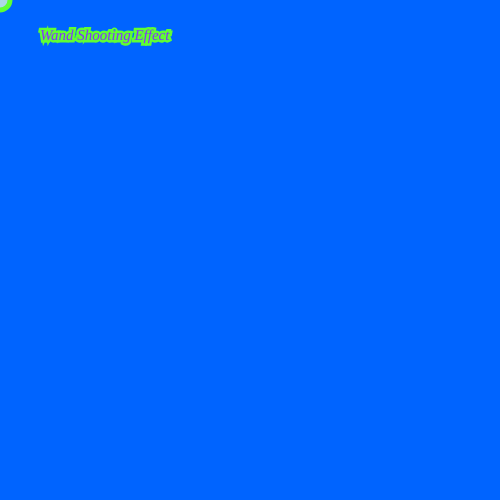
Frame 1 (no input)
Frame 60 (no input): identical to frame 1, image omitted
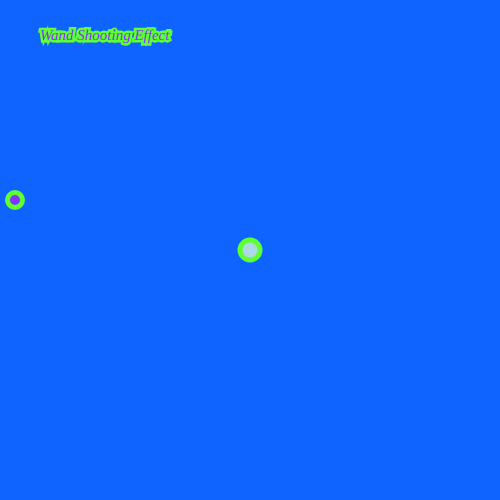
Frame 120 (the mouse pressed at the canvas centre since frame 60)

The p5.js sketch that drew these frames (run headless with seeded random() and noise() and a simulated clock; from frame 60 on, the mouse is pressed at the canvas centre):

// p5.js sketch
// ── sketch.js
var phil = 0;

function setup() {
  createCanvas(500, 500);
}

function draw() {
  background(phil, 100, 700);
  fill("#add8e6"); //Background Color
  stroke("#5EFF33"); //Stroke color
  strokeWeight(5);
  ellipse(mouseX, mouseY, 20, 20);
  fill("#8333FF");
  ellipse(phil, 200, phil, phil);

  textSize(15);
  textFont("Georgia");
  textStyle(ITALIC);
  textAlign(LEFT);
  text("Wand Shooting Effect", 40, 40);
}

function mousePressed() {
  if (phil > 400) {
    phil = 20;
  } else {
    phil = phil + 15;
  }

}
// ── abilities.html
<!DOCTYPE html>
<html>
<head>
	<title>The Abilities Of JarretBlaze</title>
	<link rel="stylesheet" type="text/css" href="styles2.css">
</head>
<body>
	<h1>The Abilities Of JarretBlaze</h1>
	<p>He has the power to make you hallucinate, he uses this power to get out of certain situations or when he's in danger. He can also use it to have others fight for him if needed.</p>
	<img src="ability.jpeg" width="400px"> <script type="text/javascript" src="path-to-sketch.js" width="400px"></script>
	<a href="https://search.creativecommons.org/photos/bf130d2d-c44b-4bf1-be59-1c7f7d2e17ba">"Hallucinations" by Sprengben is licensed under CC BY-NC-SA 2.0</a>
	<ul>
	<li><a href="index.html">About(Home)</a></li>
	<li><a href="sounds.html">The Sounds Of The Forest</a></li>
	<li><a href="habitat.html">The Habitat Of JarretBlaze</a></li>
	<li><a href="personality.html">Personality Of JarretBlaze</a></li>
	<li><a href="final.html">Stop Motion Animated Short</a></li>

</ul>
</body>
</html>
// ── final.html
<!DOCTYPE html>
<html>
<head>
	<title>Jarret Hall Final Project(Final)</title>
	<link rel="stylesheet" type="text/css" href="styles6.css">
</head>
<body>
	<h1>Animated Short Using Stop Motion</h1>
	<p>This is a animated short showing my character using his skills to put of a fire. All animations were done in Stop Motion.</p>
		<iframe width="560" height="315" src="https://www.youtube.com/embed/lPWqJCQeauQ" frameborder="0" allow="accelerometer; autoplay; clipboard-write; encrypted-media; gyroscope; picture-in-picture" allowfullscreen></iframe>
		<ul>
			<li><a href="index.html">About(Home)</a></li>
			<li><a href="habitat.html">The Habitat of JarretBlaze</a></li>
			<li><a href="sounds.html">Sounds Of The Forest</a></li>
			<li><a href="personality.html">Personality Of JarretBlaze</a></li>
			<li><a href="abilities.html">The Abilities Of JarretBlaze</a></li>



		</ul>
</body>
</html>
// ── habitat.html
<!DOCTYPE html>
<html>
<head>
	<title>The Habitat Of JarretBlaze</title>
	<link rel="stylesheet" type="text/css" href="styles4.css">
</head>
<body>
	<h1>The Mystical Habitat</h1>
	<p>He originates from a mystical, mossy forest full of wonders. It's special to him because he has heard many tales of this forest & it's properties, but has yet to discover them.he wonders,"what will it take?"</p>
	<img src="raster.png.png" width="600px"> <img src="forest.jpg" width="600px">
	<a href="https://search.creativecommons.org/photos/ac10cde2-afc0-4f18-81c7-41b5da82bcbb">"The forest of healing" by Brandon HM Oh is licensed under CC BY-NC-ND 2.0</a>
<ul>
	<li><a href="sounds.html">The Sounds Of The Forest</a></li>
	<li><a href="index.html">About(Home)</a></li>
	<li><a href="personality.html">Personality Of JarretBlaze</a></li>
	<li><a href="abilities.html">The Abilities Of JarretBlaze</a></li>
	<li><a href="final.html">Stop Motion Animated Short</a></li>

</ul>
</body>
</html>
// ── styles2.css
body{background-color: #A76BF9;}
h1{color: #F9B06B; font-family: Garamond; font-size: 40px; font-style: italic;}
p{color: #870909; font-family: Garamond; font-size: 40px; font-style: italic;}
a{color: #870909; font-family: Garamond; font-size: 30px; font-style: italic;}
a:hover{color: red;}
// ── styles3.css
body{background-color: #9E9A9A;}
h1{color: #9B5CA0; font-family: Comic Sans MS; font-size: 40px; font-style: italic;}
p{color: #9B5CA0; font-family: Comic Sans MS; font-size: 20px; font-style: italic;}
a{color: #9B5CA0; font-family: Comic Sans MS; font-size: 20px; font-style: italic;}
a:hover{color: #00FFFF;}
// ── styles6.css
body{background-color: #0ABFE3;}
h1{color: #800303; font-family: : Garamond; font-size: 40px; font-style: italic;}
p{color: #800303; font-family: Garamond; font-size: 40px; font-style: italic;}
a{color: #800303; font-family: Garamond; font-size: 30px; text-decoration: none;}
a:hover{color: black;}




.iframe-container{
  position: relative;
  width: 100%;
  padding-bottom: 56.25%; 
  height: 0;
}
.iframe-container iframe{
  position: absolute;
  top:0;
  left: 0;
  width: 100%;
  height: 100%;
}
